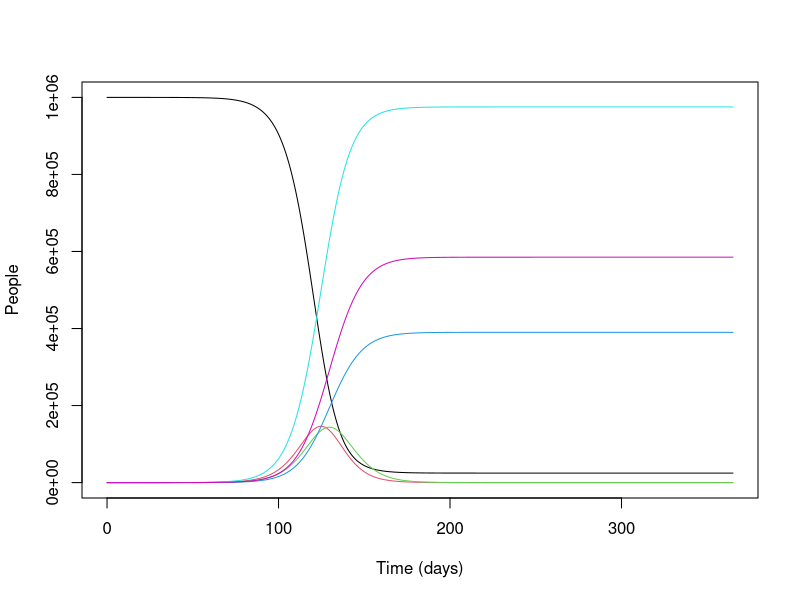
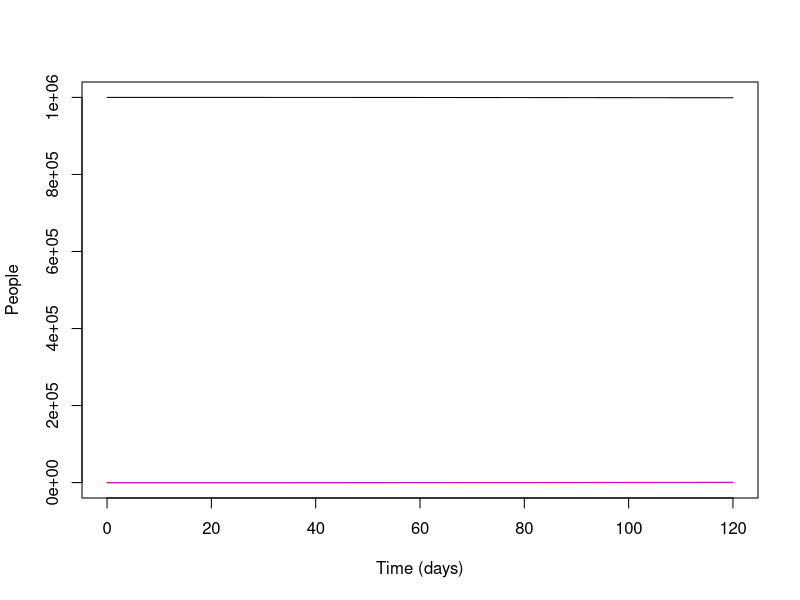
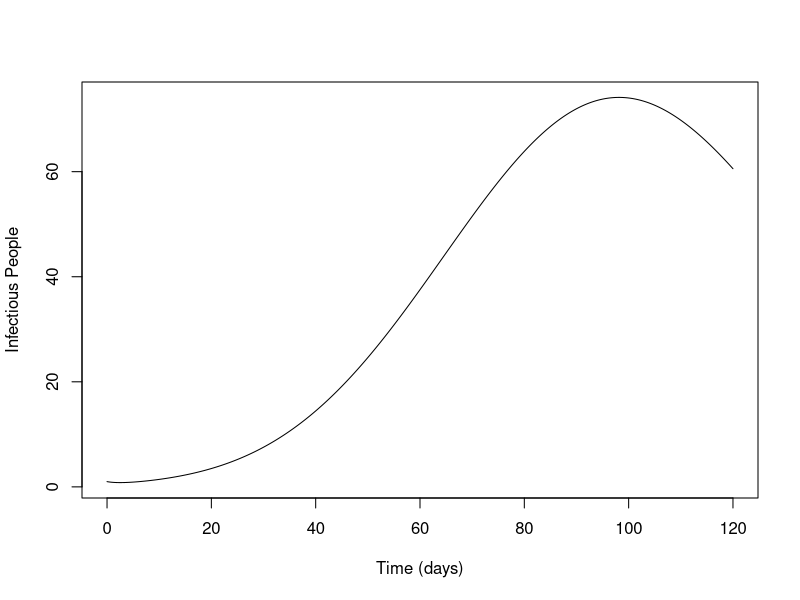
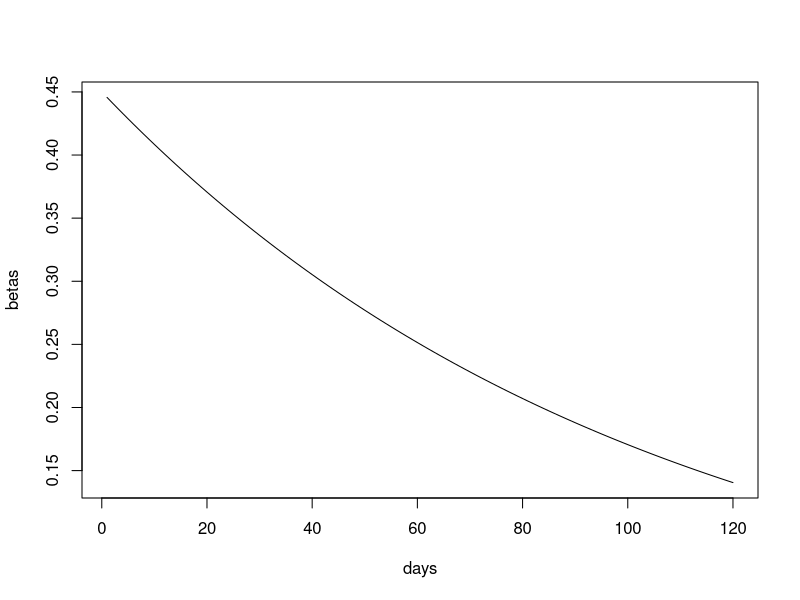
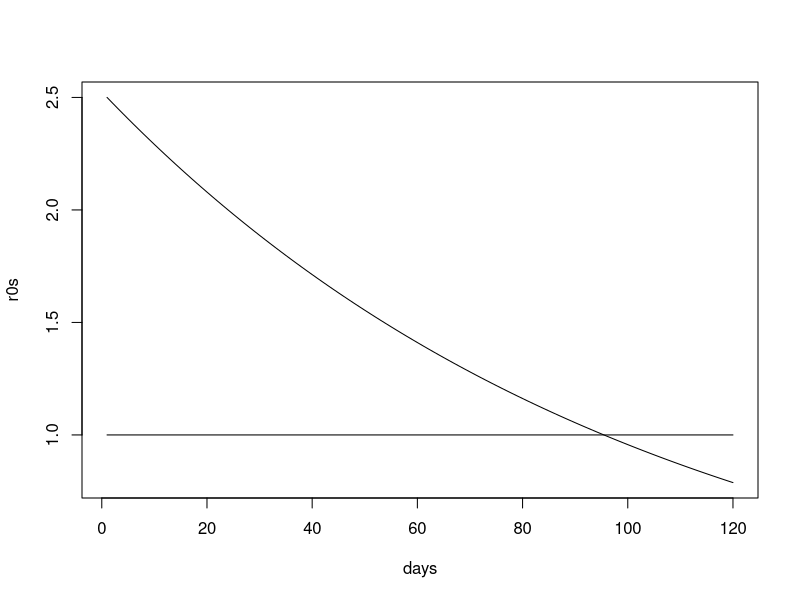

These charts were generated, in order, by the following R code:
## Make an SEIR model that keeps track of cumulative cases (C) and
## total deaths D
library(deSolve) 

dt <- seq(0, 365, 1) 
inits_alt1 <- c(S = 999999,E = 0, I = 1, R = 0, C = 0, D = 0) 

## NOTE: Using Beta not (b * k) as before.
parms <- c(B = 0.45,        # Transmission prob * average num of contacts
           s = 1/5.3,       # Transition rate from E to I 
           g = 1/5.61,      # Recover rate -- I to R
           f = 0.6)         # Case fatality ratio

SEIR_alt1 <- function(t, x, parms) {
    with(as.list(c(parms, x)), {
        
        N <- S + E + I + R
        dS <- - (B * S * I) / N 
        dE <- + (B * S * I) / N - (s * E) 
        dI <- (s * E) - (g * I) 
        dR <- (1 - f) * (g * I) 
        
        dC <- s * E
        dD <- f * g * I
        
        der <- c(dS, dE, dI, dR, dC, dD)
        
        return(list(der))
    }) 
}

data_alt1 <- as.data.frame(ode(inits_alt1, dt, SEIR_alt1, parms = parms))

matplot(data_alt1[, 1], data_alt1[, 2:7], type = 'l', 
        ylab = 'People', xlab = 'Time (days)',lty = 1)

# Create an SEIR with time-varying transmission rate
## Make an SEIR model that keeps track of cumulative cases (C) and
## total deaths D
library(deSolve)

dt <- seq(0, 120, 1/24) 
inits_alt1 <- c(S = 999999,E = 0, I = 1, R = 0, C = 0, D = 0) 

## NOTE: Using Beta not (b * k) as before.
parms_alt2 <- c(B_init = 0.45,   # Initial transmission prob * avg num contacts
                s = 1/5.3,       # Transition rate from E to I
                g = 1/5.61,      # Recover rate -- I to R
                f = 0.6,         # Case fatality ratio
                k = 0.0097)      # decay of transmission rate


SEIR_alt2 <- function(t, x, parms) {
    with(as.list(c(parms, x)), {
        
        B  <- B_init * exp(-k * t)
        N  <- S + E + I + R
        dS <- -(B * S * I) / N 
        dE <- +(B * S * I) / N - (s * E) 
        dI <- (s * E) - (g * I) 
        dR <- (1 - f) * (g * I) 
        
        dC <- s * E
        dD <- f * g * I
        
        der <- c(dS, dE, dI, dR, dC, dD)
        
        return(list(der))
    }) 
}

data_alt2 <- as.data.frame(ode(inits_alt1, dt, SEIR_alt2, parms = parms_alt2))

matplot(data_alt2[, 1], data_alt2[, 2:7], type = 'l', 
        ylab = 'People', xlab = 'Time (days)',lty = 1)
matplot(data_alt2[, 1], data_alt2[, 4], type = 'l', 
        ylab = 'Infectious People', xlab = 'Time (days)', lty = 1)


## Set constants
beta0 <- 0.45
k <- 0.0097
tau <- 0

## Plug into formula
days <- 1:120
betas <- beta0 * exp(-k * (days - tau))
r0s <- betas / (1/5.61)

## Plot it
plot(x = days, y = betas, type = "l")
plot(x = days, y = r0s, type = "l")
lines(x = days, y = rep(1, length(days)))
which(r0s <= 1)[1]
